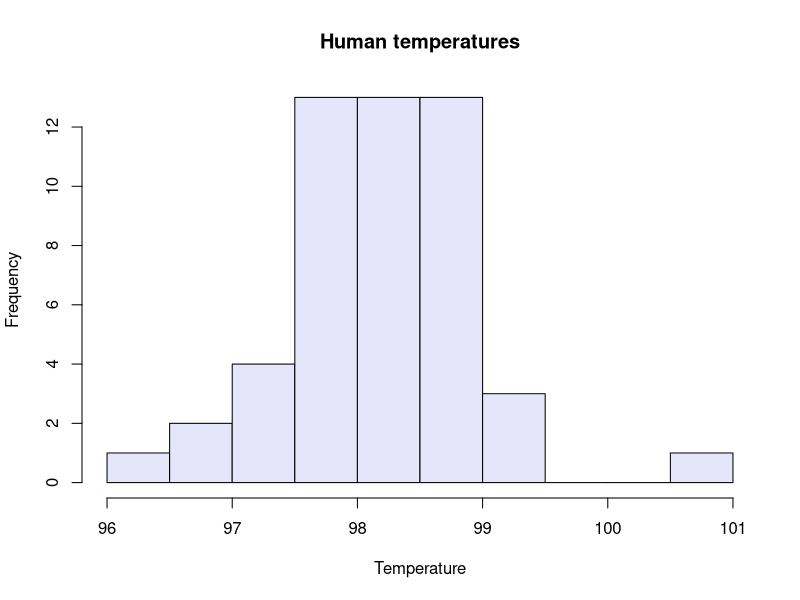
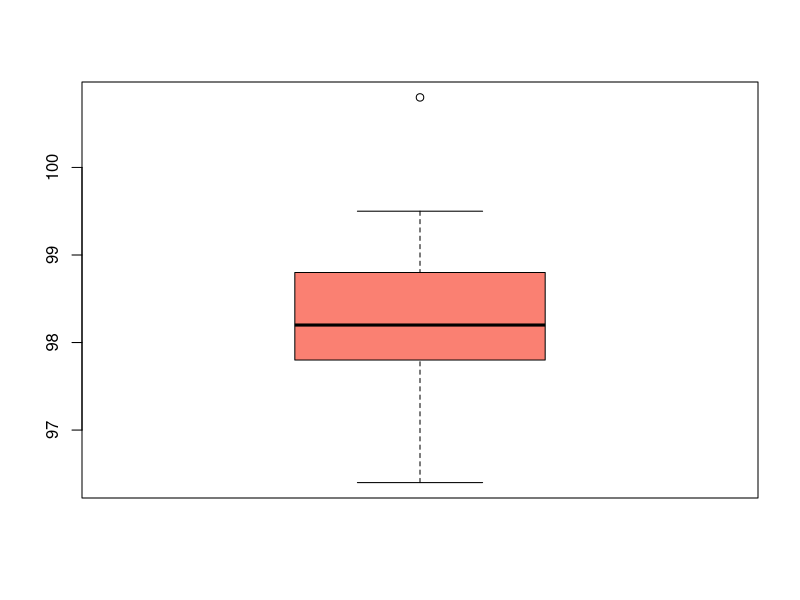
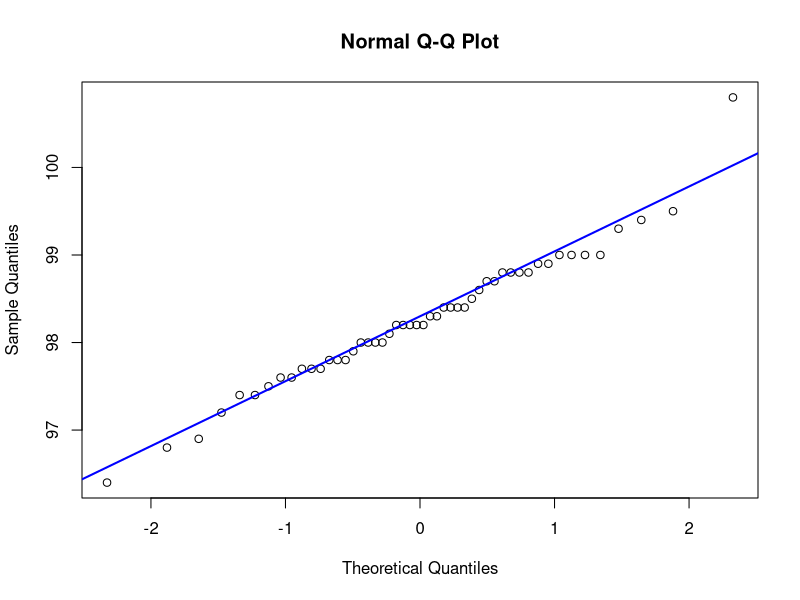
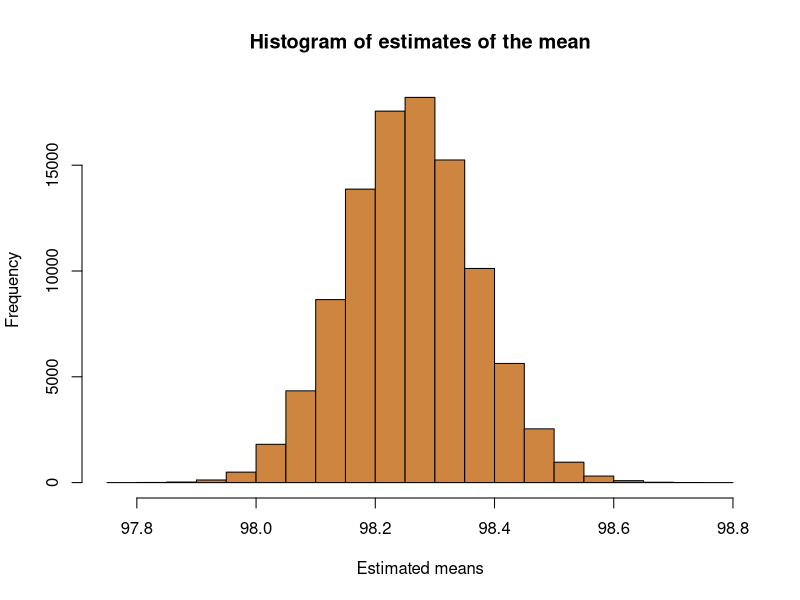

Here is the R script that generated these plots, in order:
## ---- chunk 1
knitr::opts_chunk$set(echo = TRUE)
## ---- chunk 2
temperature<-read.csv("temperatures.csv")
## ---- chunk 3
ls.str(temperature)
## ---- chunk 4
temp<-temperature$BodyTemp
n=length(temp)
print(n)
## ---- chunk 5
summary(temp)
sd(temp)
## ---- chunk 6
hist(temp, 
     main="Human temperatures",
     xlab="Temperature",
     col="lavender")
## ---- chunk 7
t.test(temp)
## ---- chunk 8
boxplot(temp, 
        col="salmon")
qqnorm(temp)
qqline(temp, col="blue", lwd=2)
## ---- chunk 9
shapiro.test(temp)
## ---- chunk 10
n.boot=10^5
mu.hats=replicate(n.boot, mean(sample(temp, n, replace=TRUE)))
#(mu.hats)
hist(mu.hats, 
     main="Histogram of estimates of the mean",
     xlab="Estimated means",
     col="peru")
mu.hat=mean(mu.hats)
print(mu.hat)
## ---- chunk 11
quantile(mu.hats, c(0.025, 0.975))
## ---- chunk 12
se=sd(mu.hats)
(mu.hat-se*qnorm(0.975))
(mu.hat+se*qnorm(0.975))
